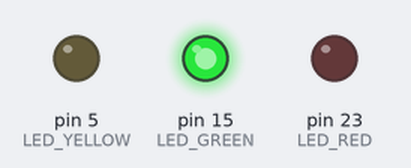
A program run on a simulated Arduino Mega 2560, built with avr-gcc and run on an emulated ATmega2560. Shown: output pins drawn as LEDs (lit = HIGH).

Above: at 3.0 s.
At 7.0 s:
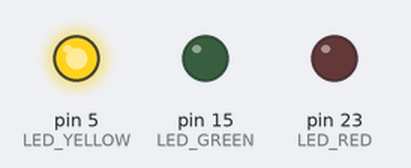
At 12.0 s:
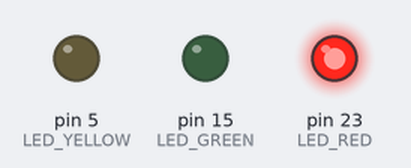
Timing chart, 0 to 20.8 s (numbered marks = the images above):
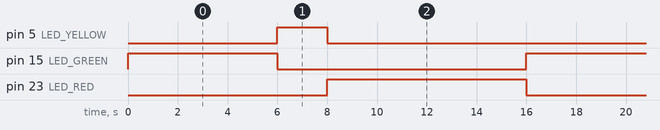

The program:

main.cpp
```cpp
#include <Arduino.h>

#define LED_GREEN 15
#define LED_YELLOW 5
#define LED_RED 23
#define GREEN_TO_YELLOW_TIMER 6000
#define YELLOW_TO_RED_TIMER 2000
#define RED_TO_GREEN_TIMER 8000

void setup()
{
  // put your setup code here, to run once:
  pinMode(LED_GREEN, OUTPUT);
  pinMode(LED_YELLOW, OUTPUT);
  pinMode(LED_RED, OUTPUT);
}

void loop()
{
  // put your main code here, to run repeatedly:
  digitalWrite(LED_GREEN, HIGH);
  digitalWrite(LED_RED, LOW);
  delay(GREEN_TO_YELLOW_TIMER);

  digitalWrite(LED_YELLOW, HIGH);
  digitalWrite(LED_GREEN, LOW);
  delay(YELLOW_TO_RED_TIMER);

  digitalWrite(LED_RED, HIGH);
  digitalWrite(LED_YELLOW, LOW);
  delay(RED_TO_GREEN_TIMER);
}
```

main-pisca-led.cpp
```cpp
#include <Arduino.h>

#define LED_BUILTIN 2

void setup()
{
    // put your setup code here, to run once:
    pinMode(LED_BUILTIN, OUTPUT);
}

void loop()
{
    // put your main code here, to run repeatedly:
    pinMode(LED_BUILTIN, HIGH);

    delay(1000);

    pinMode(LED_BUILTIN, LOW);

    delay(1000);
}
```

main-semaforo-tres-leds.cpp
```cpp
#include <Arduino.h>

#define LED_GREEN 15
#define LED_YELLOW 5
#define LED_RED 23
#define GREEN_TO_YELLOW_TIMER 6000
#define YELLOW_TO_RED_TIMER 2000
#define RED_TO_GREEN_TIMER 8000

void setup()
{
    // put your setup code here, to run once:
    pinMode(LED_GREEN, OUTPUT);
    pinMode(LED_YELLOW, OUTPUT);
    pinMode(LED_RED, OUTPUT);
}

void loop()
{
    // put your main code here, to run repeatedly:
    digitalWrite(LED_GREEN, HIGH);
    digitalWrite(LED_RED, LOW);

    delay(GREEN_TO_YELLOW_TIMER);

    digitalWrite(LED_YELLOW, HIGH);
    digitalWrite(LED_GREEN, LOW);

    delay(YELLOW_TO_RED_TIMER);

    digitalWrite(LED_RED, HIGH);
    digitalWrite(LED_YELLOW, LOW);

    delay(RED_TO_GREEN_TIMER);
}
```

Measured:
- by itself, pin 5 (LED_YELLOW): alternates HIGH for 2.0 s and LOW for 14.0 s
- by itself, pin 15 (LED_GREEN): alternates HIGH for 6.0 s and LOW for 10.0 s
- by itself, pin 23 (LED_RED): alternates HIGH for 8.0 s and LOW for 8.0 s
